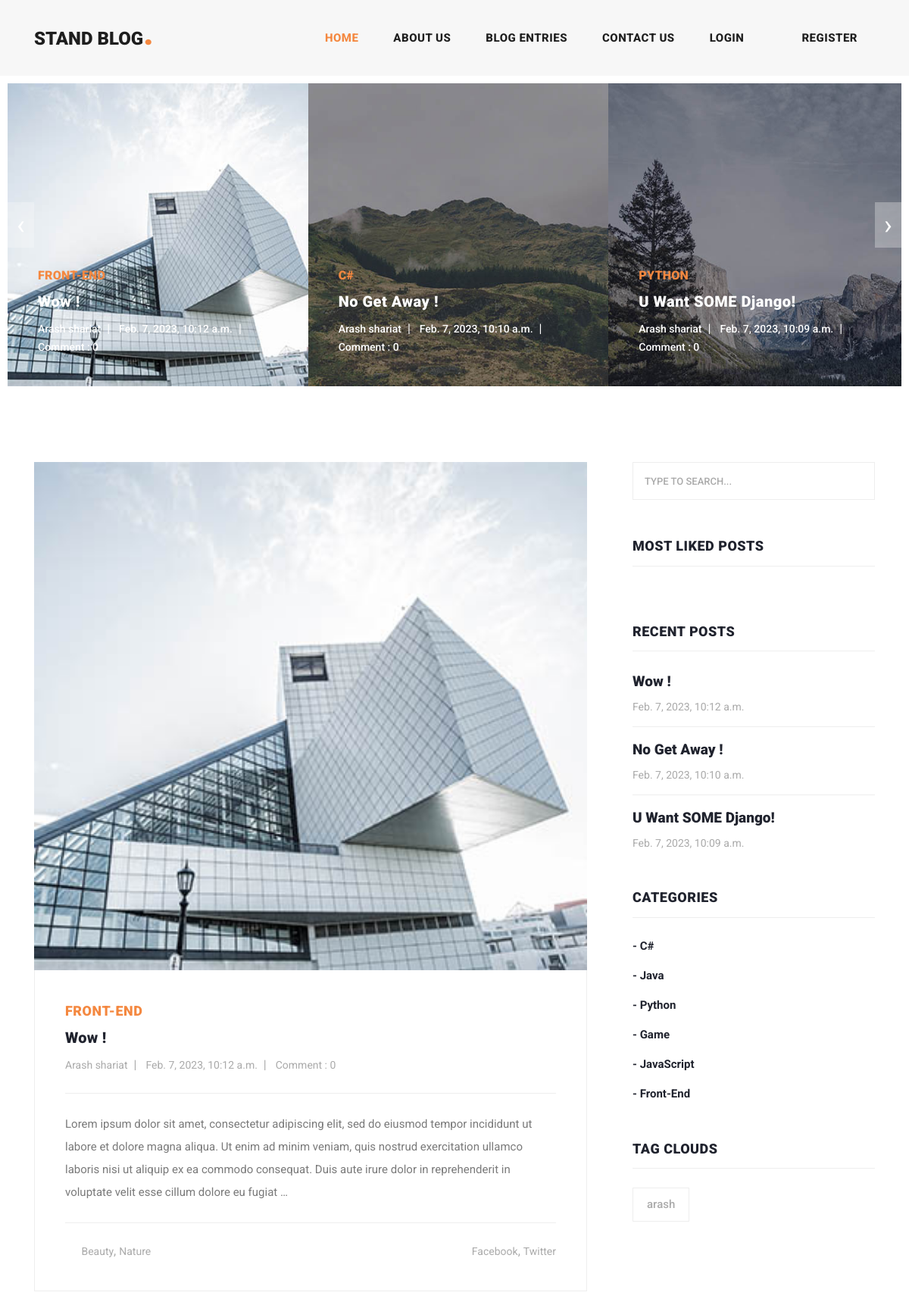
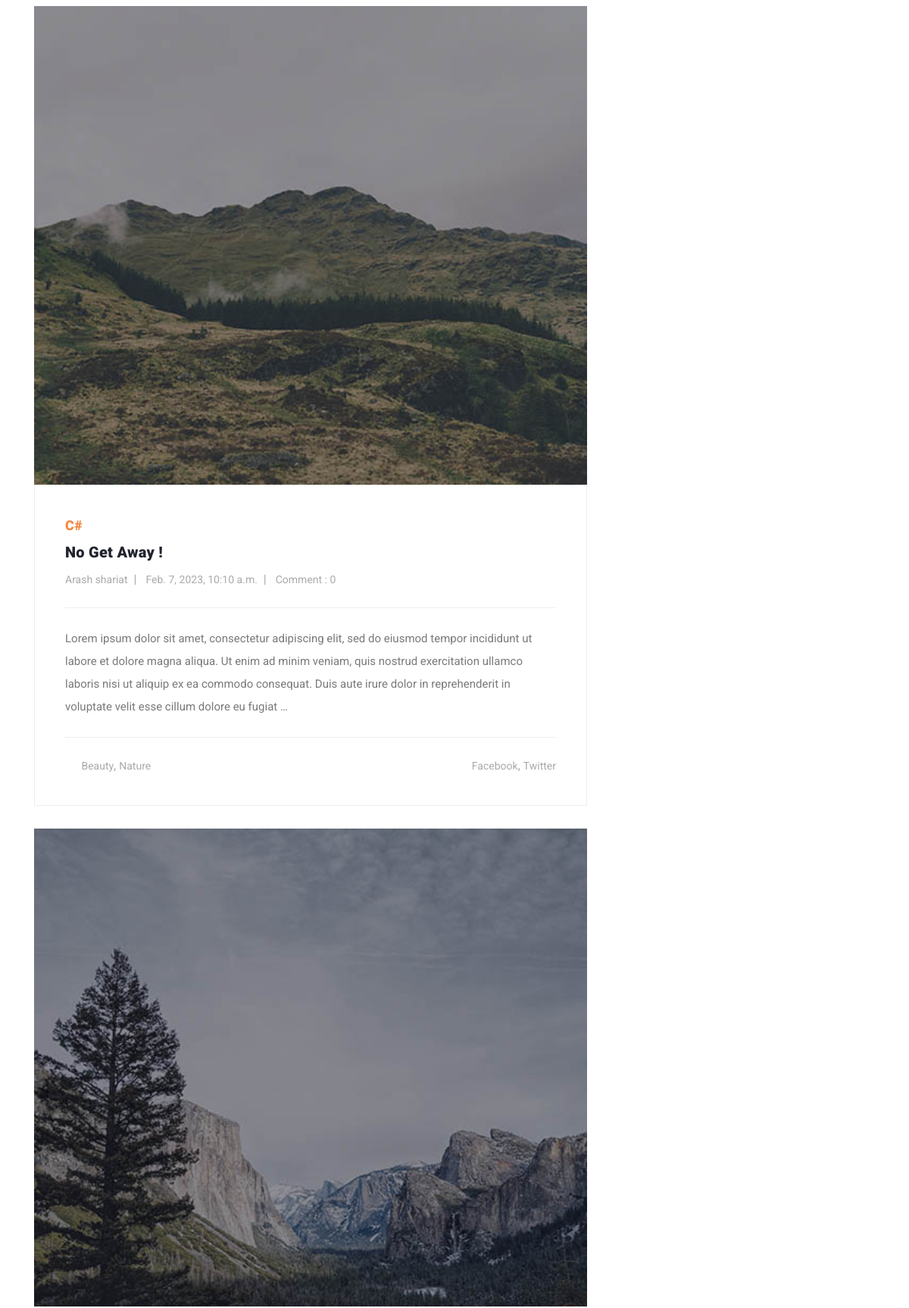
The page / (upper part) on the database its author committed (2 pictures, top to bottom).
### blogentries_app/models.py (models this page shows, shortened)
class Post(models.Model):
    riter = models.ForeignKey(User, null=True, on_delete=models.SET_NULL,)
    category = models.ManyToManyField(Category)
    title = models.CharField(max_length=50, unique=True)
    body = models.TextField()
    date_published = models.DateTimeField(auto_now_add=True)
    updated = models.DateTimeField(auto_now=True)
    image = models.ImageField(upload_to='images/post')
    slug = models.SlugField(unique=True, blank=True)
    class Meta:
        ordering = ('-date_published', 'updated',)
    def get_absolute_url(self):
        return reverse('blogentries_app:detail', kwargs={'slug' : self.slug})

class Category(models.Model):
    title = models.CharField(max_length=70)
    def __str__(self):
        return f"{self.title}"

### account_app/models.py (models this page shows, shortened)
class User(AbstractBaseUser):
    email = models.EmailField(
        verbose_name='email address',
        max_length=255,
        unique=True,
    )
    fullname = models.CharField(max_length=100)
    image = models.ImageField(upload_to='media/', blank=True)
    is_active = models.BooleanField(default=True)
    is_admin = models.BooleanField(default=False)
    objects = UserManager()
    USERNAME_FIELD = 'email'
    REQUIRED_FIELDS = []

### home_app/views.py (the view)
# urls.py: path('', views.home, name='home'),
def home(request):
    post = Post.objects.all()
    recent_post = Post.objects.all()[:3]
    recent_post_banner = Post.objects.all()[:5]
    context = {
        'post': post,
        'recent_post': recent_post,
        'recent_post_banner': recent_post_banner
    }
    return render(request, 'home_app/index.html', context)

### context_processors/context_processors.py (called while the page is built)
def recent_post(request):
    recent_post  = Post.objects.all()[:3]
    return {'recent_post': recent_post}

def category_list(request):
    category = Category.objects.all()
    return {'category': category}

### home_app/templates/home_app/index.html (shortened to what this page needs)
{% extends 'base.html' %}
{% load static %}
{% block content %}
    <body>
    <div class="main-banner header-text">
        <div class="container-fluid">
            <div class="owl-banner owl-carousel">
                {% for post in recent_post_banner %}
                    <div class="item">
                        <img style="width: 420px; height: 400px" src="{{ post.image.url }}" alt="{{ post.title }}">
                        <div class="item-content">
                            <div class="main-content">
                                <div class="meta-category">
                                    <span>{{ post.category.all.0 }}</span>
                                </div>
                                <a href="{{ post.get_absolute_url }}"><h4>{{ post.title }}</h4></a>
                                <ul class="post-info">
                                    <li><a href="#">{{ post.riter.fullname }}</a></li>
                                    <li><a href="#">{{ post.date_published }}</a></li>
                                    <li><a href="#">Comment : {{ post.comments.count }}</a></li>
                                </ul>
                            </div>
                        </div>
                    </div>
                {% endfor %}
            </div>
        </div>
    </div>
    <section class="blog-posts">
        <div class="container">
            <div class="row">
                <div class="col-lg-8">
                    <div class="all-blog-posts">
                        <div class="row">
                            {% for post in recent_post %}
                                <div class="col-lg-12">
                                    <div class="blog-post">
                                        <div class="blog-thumb">
                                            <img src="{{ post.image.url }}" alt="">
                                        </div>
                                        <div class="down-content">
                                            <span>{{ post.category.all.0 }}</span>
                                            <a href="{{ post.get_absolute_url }}">
                                                <h4>{{ post.title }}</h4></a>
                                            <ul class="post-info">
                                                <li><a href="#">{{ post.riter.fullname }}</a></li>
                                                <li><a href="#">{{ post.date_published }}</a></li>
                                                <li><a href="#">Comment : {{ post.comments.count }}</a></li>
                                            </ul>
                                            <p>{{ post.body|truncatewords:50 }}</p>
                                            <div class="post-options">
                                                <div class="row">
                                                    <div class="col-6">
                                                        <ul class="post-tags">
                                                            <li><i class="fa fa-tags"></i></li>
                                                            <li><a href="#">Beauty</a>,</li>
                                                            <li><a href="#">Nature</a></li>
                                                        </ul>
                                                    </div>
                                                    <div class="col-6">
                                                        <ul class="post-share">
                                                            <li><i class="fa fa-share-alt"></i></li>
                                                            <li><a href="#">Facebook</a>,</li>
                                                            <li><a href="#"> Twitter</a></li>
                                                        </ul>
                                                    </div>
                                                </div>
                                            </div>
                                        </div>
                                    </div>
                                </div>
                            {% endfor %}
                        </div>
                    </div>
                </div>
                {% include 'include/side_bar.html' %}
            </div>
        </div>
    </section>
    </body>
{% endblock %}

### templates/include/side_bar.html (shortened to what this page needs)
<div class="col-lg-4">
    <div class="sidebar">
        <div class="row">
            <div class="col-lg-12">
                <div class="sidebar-item search">
                    <form id="search_form" name="gs" method="GET" action="{% url 'blogentries_app:search' %}">
                        <input type="text" name="q" class="searchText" placeholder="type to search..."
                               autocomplete="on">
                    </form>
                </div>
            </div>
            <div class="col-lg-12">
                <div class="sidebar-item recent-posts">
                    <div class="sidebar-heading">
                        <h2>Most Liked Posts</h2>
                    </div>
                </div>
            </div>
            <div class="col-lg-12">
                <div class="sidebar-item recent-posts">
                    <div class="sidebar-heading">
                        <h2>Recent Posts</h2>
                    </div>
                    <div class="content">
                        <ul>
                            {% for item in recent_post %}
                                <li><a href="{{ item.get_absolute_url }}">
                                    <h5>{{ item.title }}</h5>
                                    <span>{{ item.date_published }}</span>
                                </a></li>
                            {% endfor %}
                        </ul>
                    </div>
                </div>
            </div>
            <div class="col-lg-12">
                <div class="sidebar-item categories">
                    <div class="sidebar-heading">
                        <h2>Categories</h2>
                    </div>
                    <div class="content">
                        <ul>
                            {% for x in category %}
                                <li><a href="{% url 'blogentries_app:category_list' x.id %}">- {{ x.title }}</a></li>
                            {% endfor %}
                        </ul>
                    </div>
                </div>
            </div>
            <div class="col-lg-12">
                <div class="sidebar-item tags">
                    <div class="sidebar-heading">
                        <h2>Tag Clouds</h2>
                    </div>
                    <div class="content">
                        <ul>
                            <li><a href="#"> arash </a></li>
                        </ul>
                    </div>
                </div>
            </div>
        </div>
    </div>
</div>

### rows shown on the page
Post: image (picture), category.all.0 "FRONT-END", title "Wow !", riter.fullname "Arash shariat", date_published "Feb. 7, 2023, 10:12 a.m.", comments.count "0", body "Lorem ipsum dolor sit amet, consectetur adipiscing elit, sed do eiusmod tempor incididunt ut labore et dolore magna aliqua. Ut enim ad minim veniam, quis nostrud exercitation ullamco laboris nisi ut aliquip ex ea commodo consequat. Duis aute irure dolor in reprehenderit in voluptate velit esse cillum dolore eu fugiat …"
Post: image (picture), category.all.0 "C#", title "No Get Away !", riter.fullname "Arash shariat", date_published "Feb. 7, 2023, 10:10 a.m.", comments.count "0", body "Lorem ipsum dolor sit amet, consectetur adipiscing elit, sed do eiusmod tempor incididunt ut labore et dolore magna aliqua. Ut enim ad minim veniam, quis nostrud exercitation ullamco laboris nisi ut aliquip ex ea commodo consequat. Duis aute irure dolor in reprehenderit in voluptate velit esse cillum dolore eu fugiat …"
Post: image (picture), category.all.0 "PYTHON", title "U Want SOME Django!", riter.fullname "Arash shariat", date_published "Feb. 7, 2023, 10:09 a.m.", comments.count "0"
Category: title "C#"
Category: title "Java"
Category: title "Python"
Category: title "Game"
Category: title "JavaScript"
Category: title "Front-End"
